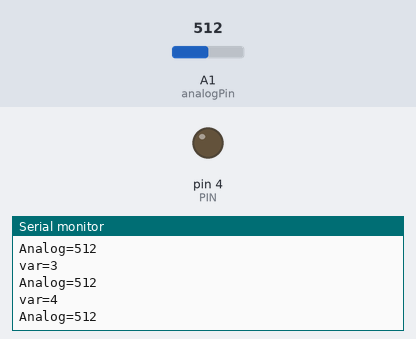
This sketch was run on a simulated Arduino Uno, built with avr-gcc and run on an emulated ATmega328P. Shown: output pins drawn as LEDs (lit = HIGH), the last lines printed to the serial monitor. The test bench sets the inputs (shaded band); at power-on: A1 (analogPin) = 512.

Above: at 1.2 s.
1.3 s: A1 (analogPin) set to 987
At 1.35 s:
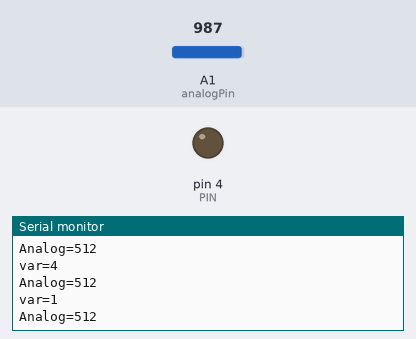
4.3 s: A1 (analogPin) set to 1011
At 4.42 s:
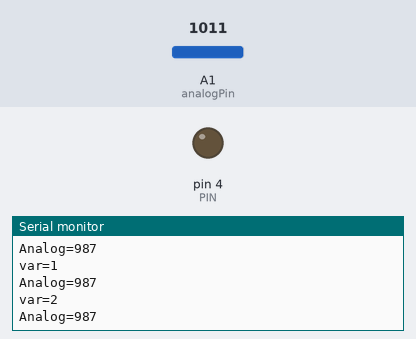
Timing chart, 0 to 7.3 s (numbered marks = the images above; inputs shaded):
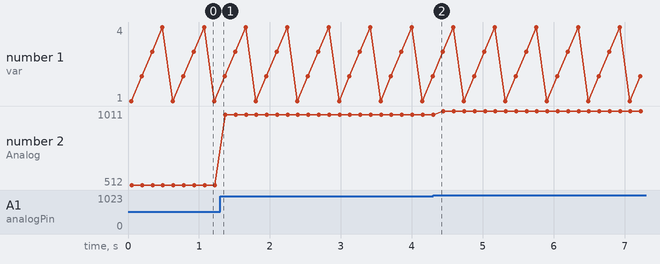

The sketch:

BTTF_LAMP.ino
```cpp
#include "Adafruit_NeoPixel.h"

// Which pin on the Arduino is connected to the NeoPixels?
#define PIN        4 // On Trinket or Gemma, suggest changing this to 1

// How many NeoPixels are attached to the Arduino?
#define NUMPIXELS 18 // Popular NeoPixel ring size


//========================USEFUL VARIABLES=============================
int led_ring_brightness = 255; // Adjust it 0 to 255
int var=0;
int analogPin = A1;

// When setting up the NeoPixel library, we tell it how many pixels,
Adafruit_NeoPixel pixels(NUMPIXELS, PIN, NEO_GRB + NEO_KHZ800);


void setup() {

  pinMode(4, OUTPUT);
  pinMode(analogPin, INPUT);
  Serial.begin(9600);

}

void loop() {

  // switch on the ring in blue
  pixels.clear(); // Set all pixel colors to 'off'

  if(var>3){var = 0;}

  if(analogRead(analogPin)>50)
  {
    var = var+1 ;
    delay(45);
  }

Serial.print("var=");
Serial.println(var);

Serial.print("Analog=");
Serial.println(analogRead(analogPin));

delay(100);
  switch (var) {
  case 0:
  for(int i=0; i<5;i++){
  pixels.setPixelColor(i, pixels.Color(255,0,0));
  }
  for(int i=5; i<11;i++){
  pixels.setPixelColor(i, pixels.Color(180,140,0));
  }
  for(int i=11; i<17;i++){
  pixels.setPixelColor(i, pixels.Color(255,0,0));
  }
  pixels.show();
  break;

  case 1:
    for(int i=0; i<5;i++){
  pixels.setPixelColor(i, pixels.Color(0,0,255));
  }
  for(int i=5; i<11;i++){
  pixels.setPixelColor(i, pixels.Color(200,250,255));

  }
  for(int i=11; i<17;i++){
  pixels.setPixelColor(i, pixels.Color(0,0,255));
  }
 pixels.show();
 break;

 case 2:
  pixels.clear();
  for(int i=0; i<5;i++){
  pixels.setPixelColor(i, pixels.Color(255,0,10));
  }
    for(int i=5; i<11;i++){
  pixels.setPixelColor(i, pixels.Color(0,10,255));
  }
    for(int i=11; i<17;i++){
  pixels.setPixelColor(i, pixels.Color(255,0,10));
  }
 pixels.show();
 break;

 case 3:
  pixels.clear();
  for(int i=0; i<16;i++){
  pixels.setPixelColor(i, pixels.Color(0,0,0));
  }
 pixels.show();
 break;
  }


}
```

Measured:
- plotted number 2: 512 → 987 after the input at 1.3 s, 987 → 1011 after the input at 4.3 s
